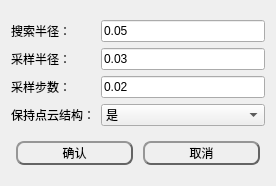
<?xml version="1.0" encoding="UTF-8"?>
<ui version="4.0">
 <class>UpSamplingDlgClass</class>
 <widget class="QWidget" name="UpSamplingDlgClass">
  <property name="geometry">
   <rect>
    <x>0</x>
    <y>0</y>
    <width>276</width>
    <height>186</height>
   </rect>
  </property>
  <property name="windowTitle">
   <string>上采样</string>
  </property>
  <layout class="QGridLayout" name="gridLayout_2">
   <item row="0" column="0">
    <layout class="QGridLayout" name="gridLayout">
     <item row="2" column="0">
      <widget class="QLabel" name="label_2">
       <property name="text">
        <string>采样步数：</string>
       </property>
      </widget>
     </item>
     <item row="3" column="0">
      <widget class="QLabel" name="label_5">
       <property name="text">
        <string>保持点云结构：</string>
       </property>
      </widget>
     </item>
     <item row="1" column="1">
      <widget class="QLineEdit" name="SamplingRadius">
       <property name="text">
        <string>0.03</string>
       </property>
      </widget>
     </item>
     <item row="3" column="1">
      <widget class="QComboBox" name="KeepOrganized">
       <item>
        <property name="text">
         <string>是</string>
        </property>
       </item>
       <item>
        <property name="text">
         <string>否</string>
        </property>
       </item>
      </widget>
     </item>
     <item row="1" column="0">
      <widget class="QLabel" name="label">
       <property name="text">
        <string>采样半径：</string>
       </property>
      </widget>
     </item>
     <item row="2" column="1">
      <widget class="QLineEdit" name="SamplingStep">
       <property name="text">
        <string>0.02</string>
       </property>
      </widget>
     </item>
     <item row="0" column="0">
      <widget class="QLabel" name="label_3">
       <property name="text">
        <string>搜索半径：</string>
       </property>
      </widget>
     </item>
     <item row="0" column="1">
      <widget class="QLineEdit" name="SearchRadius">
       <property name="text">
        <string>0.05</string>
       </property>
      </widget>
     </item>
    </layout>
   </item>
   <item row="1" column="0">
    <layout class="QHBoxLayout" name="horizontalLayout">
     <item>
      <spacer name="horizontalSpacer">
       <property name="orientation">
        <enum>Qt::Horizontal</enum>
       </property>
       <property name="sizeHint" stdset="0">
        <size>
         <width>40</width>
         <height>20</height>
        </size>
       </property>
      </spacer>
     </item>
     <item>
      <widget class="QPushButton" name="btn_ok">
       <property name="minimumSize">
        <size>
         <width>117</width>
         <height>24</height>
        </size>
       </property>
       <property name="maximumSize">
        <size>
         <width>117</width>
         <height>16777215</height>
        </size>
       </property>
       <property name="styleSheet">
        <string notr="true">QPushButton{
	color: rgb(0, 0, 0);
	background-color: rgba(255, 255, 255,0);
	border:2px outset rgb(100, 100, 100);
	border-radius:8px;
  	text-align: center center;
} 

/*鼠标放在按钮上方*/
QPushButton:hover:enabled {
	background-color: rgba(255, 255, 255,150);
	border:2px outset rgba(100, 100, 100,150);
} 

/*鼠标点击按钮*/
QPushButton:pressed:enabled {
	background-color: rgba(255, 255, 255,255);
	border:4px outset rgba(100, 100, 100,255);
}

QPushButton:enabled{ 
	color: rgb(0, 0, 0);
	background-color: rgba(255, 255, 255,0);
	border:2px outset rgb(100, 100, 100);
}

QPushButton:disabled{ 
	color: rgb(150, 150, 150);
	background-color: rgba(150, 150, 150,0);
	border:2px outset rgb(100, 100, 100);
}</string>
       </property>
       <property name="text">
        <string>确认</string>
       </property>
      </widget>
     </item>
     <item>
      <spacer name="horizontalSpacer_2">
       <property name="orientation">
        <enum>Qt::Horizontal</enum>
       </property>
       <property name="sizeHint" stdset="0">
        <size>
         <width>40</width>
         <height>20</height>
        </size>
       </property>
      </spacer>
     </item>
     <item>
      <widget class="QPushButton" name="btn_cancel">
       <property name="minimumSize">
        <size>
         <width>117</width>
         <height>24</height>
        </size>
       </property>
       <property name="styleSheet">
        <string notr="true">QPushButton{
	color: rgb(0, 0, 0);
	background-color: rgba(255, 255, 255,0);
	border:2px outset rgb(100, 100, 100);
	border-radius:8px;
  	text-align: center center;
} 

/*鼠标放在按钮上方*/
QPushButton:hover:enabled {
	background-color: rgba(255, 255, 255,150);
	border:2px outset rgba(100, 100, 100,150);
} 

/*鼠标点击按钮*/
QPushButton:pressed:enabled {
	background-color: rgba(255, 255, 255,255);
	border:4px outset rgba(100, 100, 100,255);
}

QPushButton:enabled{ 
	color: rgb(0, 0, 0);
	background-color: rgba(255, 255, 255,0);
	border:2px outset rgb(100, 100, 100);
}

QPushButton:disabled{ 
	color: rgb(150, 150, 150);
	background-color: rgba(150, 150, 150,0);
	border:2px outset rgb(100, 100, 100);
}</string>
       </property>
       <property name="text">
        <string>取消</string>
       </property>
      </widget>
     </item>
     <item>
      <spacer name="horizontalSpacer_3">
       <property name="orientation">
        <enum>Qt::Horizontal</enum>
       </property>
       <property name="sizeHint" stdset="0">
        <size>
         <width>40</width>
         <height>20</height>
        </size>
       </property>
      </spacer>
     </item>
    </layout>
   </item>
  </layout>
 </widget>
 <layoutdefault spacing="6" margin="11"/>
 <resources/>
 <connections/>
</ui>
